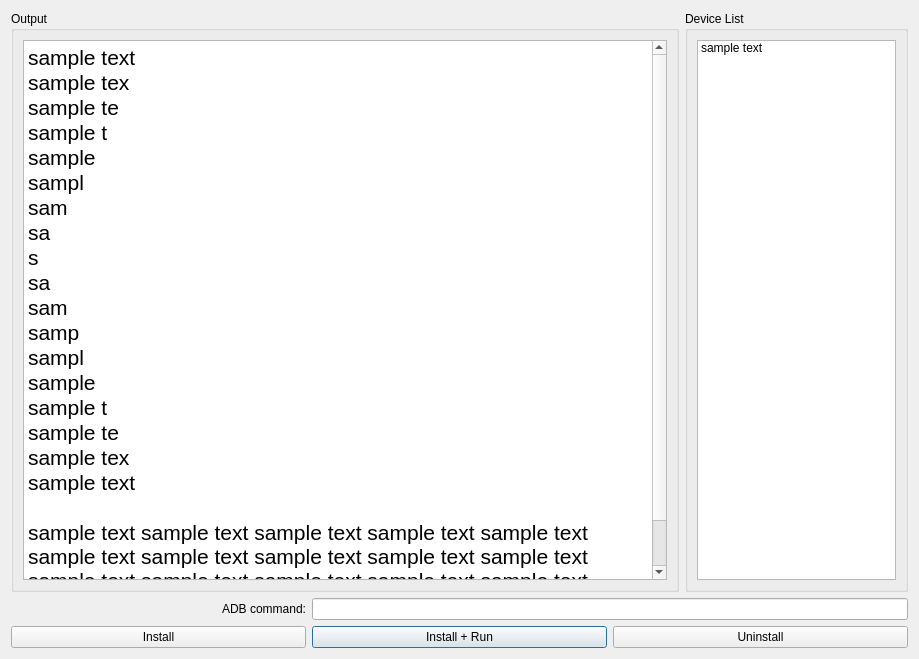
<?xml version="1.0" encoding="UTF-8"?>
<ui version="4.0">
 <class>Dialog</class>
 <widget class="QDialog" name="Dialog">
  <property name="geometry">
   <rect>
    <x>0</x>
    <y>0</y>
    <width>919</width>
    <height>659</height>
   </rect>
  </property>
  <property name="windowTitle">
   <string>Dialog</string>
  </property>
  <layout class="QVBoxLayout" name="verticalLayout_3">
   <item>
    <layout class="QHBoxLayout" name="horizontalLayout" stretch="3,1">
     <item>
      <widget class="QGroupBox" name="groupBox_2">
       <property name="title">
        <string>Output</string>
       </property>
       <layout class="QVBoxLayout" name="verticalLayout_2">
        <item>
         <widget class="QPlainTextEdit" name="adbLogfield">
          <property name="font">
           <font>
            <pointsize>16</pointsize>
           </font>
          </property>
          <property name="plainText">
           <string>sample text
sample tex
sample te
sample t
sample
sampl
sam
sa
s
sa
sam
samp
sampl
sample
sample t
sample te
sample tex
sample text

sample text sample text sample text sample text sample text sample text sample text sample text sample text sample text sample text sample text sample text sample text sample text sample text sample text sample text</string>
          </property>
         </widget>
        </item>
       </layout>
      </widget>
     </item>
     <item>
      <widget class="QGroupBox" name="groupBox">
       <property name="title">
        <string>Device List</string>
       </property>
       <layout class="QVBoxLayout" name="verticalLayout">
        <item>
         <widget class="QListWidget" name="listWidget">
          <item>
           <property name="text">
            <string>sample text</string>
           </property>
          </item>
         </widget>
        </item>
       </layout>
      </widget>
     </item>
    </layout>
   </item>
   <item>
    <layout class="QGridLayout" name="gridLayout">
     <item row="4" column="1">
      <widget class="QPushButton" name="installRunButton">
       <property name="text">
        <string>Install + Run</string>
       </property>
      </widget>
     </item>
     <item row="0" column="1" colspan="2">
      <widget class="QLineEdit" name="commandField"/>
     </item>
     <item row="4" column="0">
      <widget class="QPushButton" name="installButton">
       <property name="text">
        <string>Install</string>
       </property>
      </widget>
     </item>
     <item row="0" column="0">
      <widget class="QLabel" name="adbCommandlabel">
       <property name="text">
        <string>ADB command:</string>
       </property>
       <property name="alignment">
        <set>Qt::AlignRight|Qt::AlignTrailing|Qt::AlignVCenter</set>
       </property>
      </widget>
     </item>
     <item row="4" column="2">
      <widget class="QPushButton" name="uninstallButton">
       <property name="text">
        <string>Uninstall</string>
       </property>
      </widget>
     </item>
    </layout>
   </item>
  </layout>
 </widget>
 <resources/>
 <connections/>
</ui>
